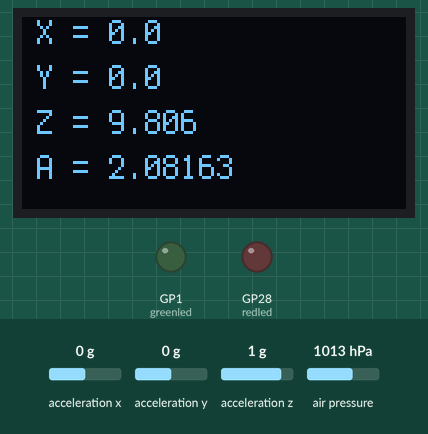
This program was run on a simulated Raspberry Pi Pico running CircuitPython. On the bench: 128×64 one-colour display, output pins drawn as LEDs (lit = HIGH). The inputs (shaded band) are chosen by the test bench; at power-on: acceleration z 1 g, air pressure 1013 hPa, acceleration x 0 g, acceleration y 0 g. What the program prints to the serial console is not drawn.

Above: at 0.4 s.
At 1.2 s:
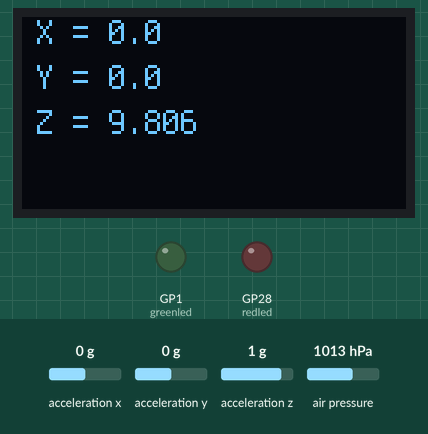
1.3 s: acceleration z set to -1.4 g
At 2.0 s:
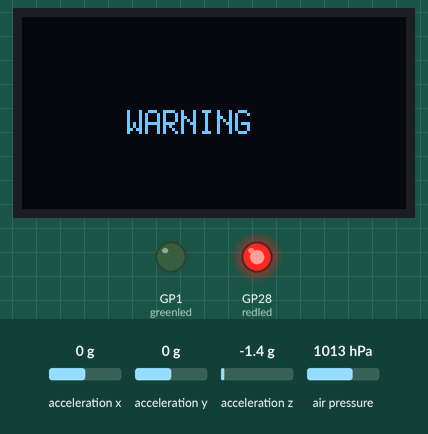
2.8 s: air pressure set to 952 hPa
At 3.3 s:
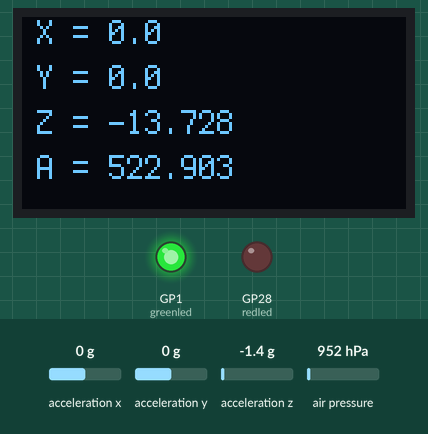
Timing chart, 0 to 5.8 s (numbered marks = the images above; inputs shaded):
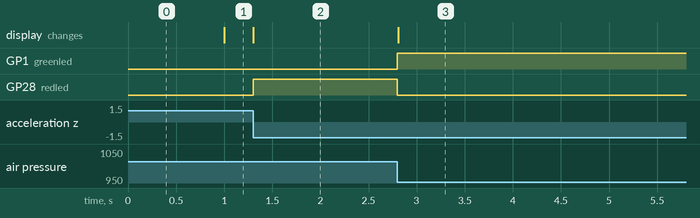

The program:

CrashAvoidance4.py
```python
#type: ignore
import digitalio
import time
import board
import adafruit_mpu6050
import busio
from adafruit_display_text import label
import adafruit_displayio_ssd1306
import terminalio
import displayio
import adafruit_mpl3115a2
displayio.release_displays() #put this line just below your imports


redled = digitalio.DigitalInOut(board.GP28)
redled.direction = digitalio.Direction.OUTPUT
greenled = digitalio.DigitalInOut(board.GP1)
greenled.direction = digitalio.Direction.OUTPUT
sda_pin = board.GP16
scl_pin = board.GP17
i2c = busio.I2C(scl_pin, sda_pin)
mpu = adafruit_mpu6050.MPU6050(i2c, address=0x68)
display_bus = displayio.I2CDisplay(i2c, device_address=0x3d, reset=board.GP15)
display = adafruit_displayio_ssd1306.SSD1306(display_bus, width=128, height=64)
sensor = adafruit_mpl3115a2.MPL3115A2(i2c, address=0x60)

# Accelerometer Address is ['0x68']
# LCD Screen Address is ['0x3d']
# Altimeter Address is ['0x60']

# This is the altitude when the code first runs and we use it to compare to the constatly updating altitude
setalt = sensor.altitude

while True:
    xa = round(mpu.acceleration[0], 3)
    ya = round(mpu.acceleration[1], 3)
    za = round(mpu.acceleration[2], 3)
    alt = sensor.altitude

    # create the display group
    splash = displayio.Group()

    # This checks to see if we're 3 meters above starting altitude
    # If it is then it turns the green light on and updates the LCD Screen like normal
    if alt > setalt + 3:
        greenled.value = True

        redled.value = False

        XAcceleration = (f"X = {xa}")
        text_area = label.Label(terminalio.FONT, text=XAcceleration, color=0xFFFF00, x=5, y=5)
        splash.append(text_area)

        YAcceleration = (f"Y = {ya}")
        text_area = label.Label(terminalio.FONT, text=YAcceleration, color=0xFFFF00, x=5, y=20)
        splash.append(text_area)

        ZAcceleration = (f"Z = {za}")
        text_area = label.Label(terminalio.FONT, text=ZAcceleration, color=0xFFFF00, x=5, y=35)
        splash.append(text_area)
        display.show(splash)

        Altitude = (f"A = {alt}")
        text_area = label.Label(terminalio.FONT, text=Altitude, color=0xFFFF00, x=5, y=50)
        splash.append(text_area)
        display.show(splash)
    # This checks to see if we're below the green light zone
    # If we are AND we've tilted too far in any direction it turns the red warning light on
    elif za < 1 and alt < setalt + 3:
        print("New")
        redled.value = True

        WARNING = ("WARNING")
        text_area = label.Label(terminalio.FONT, text=WARNING, color=0xFFFF00, x=35, y=35)
        splash.append(text_area)

        display.show(splash)
    # This is just the normal loop if the other two loops aren't true
    else:
        redled.value = False
        greenled.value = False
        # add title block to display group
        XAcceleration = (f"X = {xa}")
        # the order of this command is (font, text, text color, and location)
        text_area = label.Label(terminalio.FONT, text=XAcceleration, color=0xFFFF00, x=5, y=5)
        splash.append(text_area)

        YAcceleration = (f"Y = {ya}")
        text_area = label.Label(terminalio.FONT, text=YAcceleration, color=0xFFFF00, x=5, y=20)
        splash.append(text_area)

        ZAcceleration = (f"Z = {za}")
        text_area = label.Label(terminalio.FONT, text=ZAcceleration, color=0xFFFF00, x=5, y=35)
        splash.append(text_area)
        display.show(splash)

        Altitude = (f"A = {alt}")
        text_area = label.Label(terminalio.FONT, text=Altitude, color=0xFFFF00, x=5, y=50)
        splash.append(text_area)
        display.show(splash)
```

Measured:
- after the input at 1.3 s, GP28 (redled): LOW → HIGH at once; the display: changes at once (image 2)
- after the input at 2.8 s, GP1 (greenled): LOW → HIGH at once; GP28 (redled): HIGH → LOW at once; the display: changes at once (image 3)
